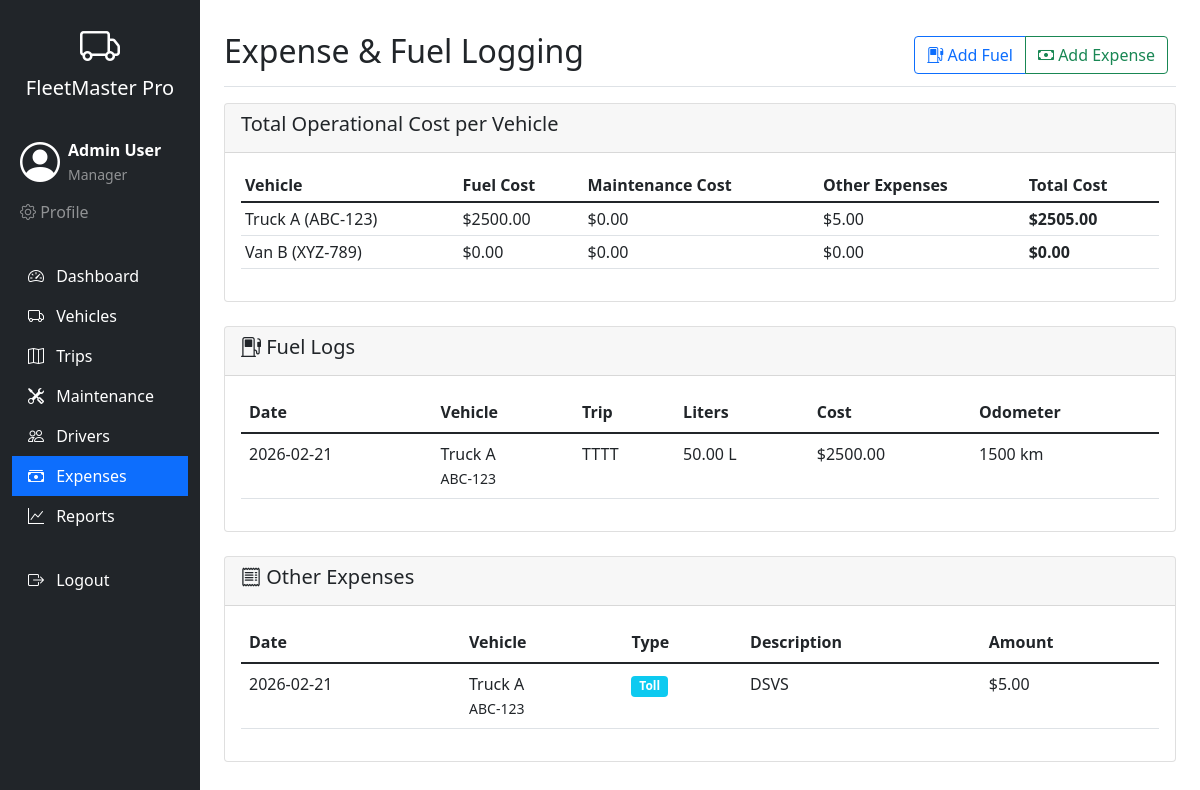
/expenses (signed in), run on the app's committed database.
### tables this page shows
CREATE TABLE users (
            id INTEGER PRIMARY KEY AUTOINCREMENT,
            name TEXT NOT NULL,
            email TEXT UNIQUE NOT NULL,
            password TEXT NOT NULL,
            role TEXT NOT NULL,
            is_active BOOLEAN DEFAULT 1,
            reset_token TEXT,
            reset_token_expiry TIMESTAMP,
            last_login TIMESTAMP,
            created_at TIMESTAMP DEFAULT CURRENT_TIMESTAMP
        );

CREATE TABLE vehicles (
            id INTEGER PRIMARY KEY AUTOINCREMENT,
            name TEXT NOT NULL,
            model TEXT NOT NULL,
            license_plate TEXT UNIQUE NOT NULL,
            max_capacity REAL NOT NULL,
            odometer INTEGER DEFAULT 0,
            acquisition_cost REAL DEFAULT 0,
            status TEXT DEFAULT 'Available',
            type TEXT NOT NULL,
            region TEXT,
            created_at TIMESTAMP DEFAULT CURRENT_TIMESTAMP
        );

CREATE TABLE fuel_logs (
            id INTEGER PRIMARY KEY AUTOINCREMENT,
            vehicle_id INTEGER NOT NULL,
            trip_id INTEGER,
            liters REAL NOT NULL,
            cost REAL NOT NULL,
            odometer INTEGER NOT NULL,
            fuel_date DATE NOT NULL,
            created_at TIMESTAMP DEFAULT CURRENT_TIMESTAMP,
            FOREIGN KEY (vehicle_id) REFERENCES vehicles (id),
            FOREIGN KEY (trip_id) REFERENCES trips (id)
        );

CREATE TABLE trips (
            id INTEGER PRIMARY KEY AUTOINCREMENT,
            vehicle_id INTEGER NOT NULL,
            driver_id INTEGER NOT NULL,
            cargo_weight REAL NOT NULL,
            cargo_description TEXT,
            origin TEXT NOT NULL,
            destination TEXT NOT NULL,
            distance REAL,
            status TEXT DEFAULT 'Draft',
            revenue REAL DEFAULT 0,
            start_time TIMESTAMP,
            end_time TIMESTAMP,
            created_at TIMESTAMP DEFAULT CURRENT_TIMESTAMP,
            FOREIGN KEY (vehicle_id) REFERENCES vehicles (id),
            FOREIGN KEY (driver_id) REFERENCES drivers (id)
        );

CREATE TABLE expenses (
            id INTEGER PRIMARY KEY AUTOINCREMENT,
            vehicle_id INTEGER NOT NULL,
            trip_id INTEGER,
            expense_type TEXT NOT NULL,
            amount REAL NOT NULL,
            description TEXT,
            expense_date DATE NOT NULL,
            created_at TIMESTAMP DEFAULT CURRENT_TIMESTAMP,
            FOREIGN KEY (vehicle_id) REFERENCES vehicles (id),
            FOREIGN KEY (trip_id) REFERENCES trips (id)
        );

### app.py (the view)
@app.route('/expenses')
@login_required
@role_required('Manager', 'Financial Analyst')
def expenses():
    conn = get_db()
    vehicles = conn.execute('SELECT * FROM vehicles').fetchall()
    active_trips = conn.execute('SELECT id, cargo_description FROM trips WHERE status != "Completed"').fetchall()
    fuel_logs = conn.execute('''
        SELECT f.*, v.name as vehicle_name, v.license_plate, t.cargo_description as trip_desc
        FROM fuel_logs f
        JOIN vehicles v ON f.vehicle_id = v.id
        LEFT JOIN trips t ON f.trip_id = t.id
        ORDER BY f.fuel_date DESC
    ''').fetchall()
    expense_logs = conn.execute('''
        SELECT e.*, v.name as vehicle_name, v.license_plate, t.cargo_description as trip_desc
        FROM expenses e
        JOIN vehicles v ON e.vehicle_id = v.id
        LEFT JOIN trips t ON e.trip_id = t.id
        ORDER BY e.expense_date DESC
    ''').fetchall()
    operational_costs = conn.execute('''
        SELECT
            v.id,
            v.name,
            v.license_plate,
            COALESCE(SUM(f.cost), 0) as total_fuel_cost,
            COALESCE(SUM(m.cost), 0) as total_maintenance_cost,
            COALESCE(SUM(e.amount), 0) as total_other_expenses
        FROM vehicles v
        LEFT JOIN fuel_logs f ON v.id = f.vehicle_id
        LEFT JOIN maintenance m ON v.id = m.vehicle_id
        LEFT JOIN expenses e ON v.id = e.vehicle_id
        GROUP BY v.id
    ''').fetchall()
    conn.close()
    return render_template('expenses.html',
                         vehicles=vehicles,
                         active_trips=active_trips,
                         fuel_logs=fuel_logs,
                         expense_logs=expense_logs,
                         operational_costs=operational_costs)

### app.py (called while the page is built)
def get_db():
    conn = sqlite3.connect('fleet_management.db')
    conn.row_factory = sqlite3.Row
    return conn

@login_manager.user_loader
def load_user(user_id):
    conn = get_db()
    user = conn.execute('SELECT * FROM users WHERE id = ?', (user_id,)).fetchone()
    conn.close()
    if user:
        is_active = user['is_active'] if 'is_active' in user.keys() and user['is_active'] else True
        return User(user['id'], user['email'], user['role'], user['name'], is_active)
    return None

def role_required(*roles):
    def decorator(f):
        @wraps(f)
        def decorated_function(*args, **kwargs):
            if not current_user.is_authenticated:
                flash('Please log in to access this page.', 'warning')
                return redirect(url_for('login'))
            if current_user.role not in roles:
                flash(f'Access denied. You need {", ".join(roles)} privileges to view this page.', 'danger')
                return redirect(url_for('dashboard'))
            return f(*args, **kwargs)
        return decorated_function
    return decorator

    @property
    def is_active(self):
        return self._active

### templates/expenses.html (shortened to what this page needs)
{% extends "base.html" %}
{% block content %}
<div class="d-flex justify-content-between flex-wrap flex-md-nowrap align-items-center pt-3 pb-2 mb-3 border-bottom">
    <h1 class="h2">Expense & Fuel Logging</h1>
    <div class="btn-toolbar mb-2 mb-md-0">
        <div class="btn-group me-2">
            <button type="button" class="btn btn-outline-primary" data-bs-toggle="modal" data-bs-target="#addFuelModal">
                <i class="bi bi-fuel-pump"></i> Add Fuel
            </button>
            <button type="button" class="btn btn-outline-success" data-bs-toggle="modal" data-bs-target="#addExpenseModal">
                <i class="bi bi-cash"></i> Add Expense
            </button>
        </div>
    </div>
</div>
<div class="row mb-4">
    <div class="col-12">
        <div class="card">
            <div class="card-header">
                <h5>Total Operational Cost per Vehicle</h5>
            </div>
            <div class="card-body">
                <div class="table-responsive">
                    <table class="table table-sm">
                        <thead>
                            <tr>
                                <th>Vehicle</th>
                                <th>Fuel Cost</th>
                                <th>Maintenance Cost</th>
                                <th>Other Expenses</th>
                                <th>Total Cost</th>
                            </tr>
                        </thead>
                        <tbody>
                            {% for cost in operational_costs %}
                            <tr>
                                <td>{{ cost.name }} ({{ cost.license_plate }})</td>
                                <td>${{ "%.2f"|format(cost.total_fuel_cost) }}</td>
                                <td>${{ "%.2f"|format(cost.total_maintenance_cost) }}</td>
                                <td>${{ "%.2f"|format(cost.total_other_expenses) }}</td>
                                <td><strong>${{ "%.2f"|format(cost.total_fuel_cost + cost.total_maintenance_cost + cost.total_other_expenses) }}</strong></td>
                            </tr>
                            {% else %}
                            <tr>
                                <td colspan="5" class="text-center">No cost data available</td>
                            </tr>
                            {% endfor %}
                        </tbody>
                    </table>
                </div>
            </div>
        </div>
    </div>
</div>
<div class="card mb-4">
    <div class="card-header">
        <h5><i class="bi bi-fuel-pump"></i> Fuel Logs</h5>
    </div>
    <div class="card-body">
        <div class="table-responsive">
            <table class="table table-hover">
                <thead>
                    <tr>
                        <th>Date</th>
                        <th>Vehicle</th>
                        <th>Trip</th>
                        <th>Liters</th>
                        <th>Cost</th>
                        <th>Odometer</th>
                    </tr>
                </thead>
                <tbody>
                    {% for log in fuel_logs %}
                    <tr>
                        <td>{{ log.fuel_date }}</td>
                        <td>{{ log.vehicle_name }}<br><small>{{ log.license_plate }}</small></td>
                        <td>{{ log.trip_desc or 'N/A' }}</td>
                        <td>{{ "%.2f"|format(log.liters) }} L</td>
                        <td>${{ "%.2f"|format(log.cost) }}</td>
                        <td>{{ log.odometer }} km</td>
                    </tr>
                    {% else %}
                    <tr>
                        <td colspan="6" class="text-center">No fuel logs found</td>
                    </tr>
                    {% endfor %}
                </tbody>
            </table>
        </div>
    </div>
</div>
<div class="card">
    <div class="card-header">
        <h5><i class="bi bi-receipt"></i> Other Expenses</h5>
    </div>
    <div class="card-body">
        <div class="table-responsive">
            <table class="table table-hover">
                <thead>
                    <tr>
                        <th>Date</th>
                        <th>Vehicle</th>
                        <th>Type</th>
                        <th>Description</th>
                        <th>Amount</th>
                    </tr>
                </thead>
                <tbody>
                    {% for log in expense_logs %}
                    <tr>
                        <td>{{ log.expense_date }}</td>
                        <td>{{ log.vehicle_name }}<br><small>{{ log.license_plate }}</small></td>
                        <td><span class="badge bg-info">{{ log.expense_type }}</span></td>
                        <td>{{ log.description }}</td>
                        <td>${{ "%.2f"|format(log.amount) }}</td>
                    </tr>
                    {% else %}
                    <tr>
                        <td colspan="5" class="text-center">No expense logs found</td>
                    </tr>
                    {% endfor %}
                </tbody>
            </table>
        </div>
    </div>
</div>
{% endblock %}

### templates/base.html (shortened to what this page needs)
<!DOCTYPE html>
<html lang="en">
<head>
    <link href="https://cdn.jsdelivr.net/npm/bootstrap@5.1.3/dist/css/bootstrap.min.css" rel="stylesheet">
    <link rel="stylesheet" href="https://cdn.jsdelivr.net/npm/bootstrap-icons@1.8.1/font/bootstrap-icons.css">
</head>
<body>
    <div class="container-fluid">
        <div class="row">
            <nav class="col-md-2 d-md-block bg-dark sidebar" style="min-height: 100vh;">
                <div class="position-sticky pt-3">
                    <div class="text-white text-center mb-4">
                        <i class="bi bi-truck fs-1"></i>
                        <h5>FleetMaster Pro</h5>
                    </div>
                    {% if current_user.is_authenticated %}
                    <div class="user-info text-white mb-4 p-2">
                        <div class="d-flex align-items-center">
                            <i class="bi bi-person-circle fs-1 me-2"></i>
                            <div>
                                <strong>{{ current_user.name }}</strong><br>
                                <small class="text-white-50">{{ current_user.role }}</small>
                            </div>
                        </div>
                        <div class="mt-2">
                            <a href="{{ url_for('profile') }}" class="text-white-50 text-decoration-none me-2">
                                <i class="bi bi-gear"></i> Profile
                            </a>
                        </div>
                    </div>
                    {% endif %}
                    <ul class="nav flex-column">
                        <li class="nav-item">
                            <a class="nav-link text-white {% if request.endpoint == 'dashboard' %}active bg-primary{% endif %}" href="{{ url_for('dashboard') }}">
                                <i class="bi bi-speedometer2 me-2"></i> Dashboard
                            </a>
                        </li>
                        <li class="nav-item">
                            <a class="nav-link text-white {% if request.endpoint == 'vehicles' %}active bg-primary{% endif %}" href="{{ url_for('vehicles') }}">
                                <i class="bi bi-truck me-2"></i> Vehicles
                            </a>
                        </li>
                        <li class="nav-item">
                            <a class="nav-link text-white {% if request.endpoint == 'trips' %}active bg-primary{% endif %}" href="{{ url_for('trips') }}">
                                <i class="bi bi-map me-2"></i> Trips
                            </a>
                        </li>
                        <li class="nav-item">
                            <a class="nav-link text-white {% if request.endpoint == 'maintenance' %}active bg-primary{% endif %}" href="{{ url_for('maintenance') }}">
                                <i class="bi bi-tools me-2"></i> Maintenance
                            </a>
                        </li>
                        <li class="nav-item">
                            <a class="nav-link text-white {% if request.endpoint == 'drivers' %}active bg-primary{% endif %}" href="{{ url_for('drivers') }}">
                                <i class="bi bi-people me-2"></i> Drivers
                            </a>
                        </li>
                        <li class="nav-item">
                            <a class="nav-link text-white {% if request.endpoint == 'expenses' %}active bg-primary{% endif %}" href="{{ url_for('expenses') }}">
                                <i class="bi bi-cash-stack me-2"></i> Expenses
                            </a>
                        </li>
                        {% if current_user.role in ['Manager', 'Financial Analyst'] %}
                        <li class="nav-item">
                            <a class="nav-link text-white {% if request.endpoint == 'reports' %}active bg-primary{% endif %}" href="{{ url_for('reports') }}">
                                <i class="bi bi-graph-up me-2"></i> Reports
                            </a>
                        </li>
                        {% endif %}
                        <li class="nav-item mt-4">
                            <a class="nav-link text-white" href="{{ url_for('logout') }}">
                                <i class="bi bi-box-arrow-right me-2"></i> Logout
                            </a>
                        </li>
                    </ul>
                </div>
            </nav>
            <main class="col-md-10 ms-sm-auto px-md-4">
                <div class="pt-3 pb-2 mb-3">
                    {% block content %}{% endblock %}
                </div>
            </main>
        </div>
    </div>
</body>
</html>

### data on the page
users: name "Admin User", role "Manager"
vehicles: name "Truck A", license_plate "ABC-123", total_fuel_cost "2500.00", total_maintenance_cost "0.00", total_other_expenses "5.00", total_fuel_cost "2505.00"
vehicles: name "Van B", license_plate "XYZ-789", total_fuel_cost "0.00", total_maintenance_cost "0.00", total_other_expenses "0.00"
fuel_logs: fuel_date "2026-02-21", vehicle_name "Truck A", license_plate "ABC-123", cargo_description "TTTT", liters "50.00", cost "2500.00", odometer "1500"
expenses: expense_date "2026-02-21", vehicle_name "Truck A", license_plate "ABC-123", expense_type "Toll", description "DSVS", amount "5.00"
